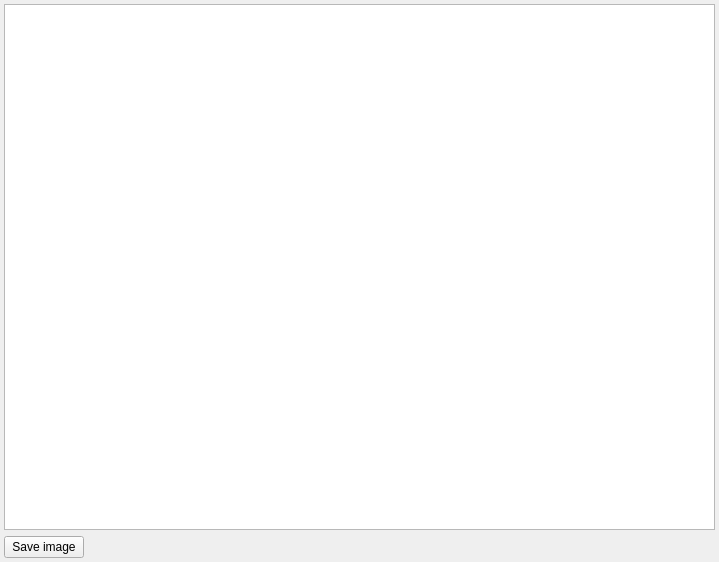
<?xml version="1.0" encoding="UTF-8"?>
<ui version="4.0">
 <class>ImageViewerDockWidget</class>
 <widget class="QDockWidget" name="ImageViewerDockWidget">
  <property name="geometry">
   <rect>
    <x>0</x>
    <y>0</y>
    <width>719</width>
    <height>562</height>
   </rect>
  </property>
  <property name="floating">
   <bool>true</bool>
  </property>
  <property name="features">
   <set>QDockWidget::DockWidgetFloatable|QDockWidget::DockWidgetMovable</set>
  </property>
  <property name="windowTitle">
   <string>D&amp;ockWidget</string>
  </property>
  <widget class="QWidget" name="dockWidgetContents">
   <layout class="QGridLayout" name="gridLayout">
    <property name="leftMargin">
     <number>4</number>
    </property>
    <property name="topMargin">
     <number>4</number>
    </property>
    <property name="rightMargin">
     <number>4</number>
    </property>
    <property name="bottomMargin">
     <number>4</number>
    </property>
    <item row="1" column="0">
     <widget class="QPushButton" name="pushButton">
      <property name="text">
       <string>Save image</string>
      </property>
     </widget>
    </item>
    <item row="1" column="1">
     <spacer name="horizontalSpacer">
      <property name="orientation">
       <enum>Qt::Horizontal</enum>
      </property>
      <property name="sizeHint" stdset="0">
       <size>
        <width>40</width>
        <height>20</height>
       </size>
      </property>
     </spacer>
    </item>
    <item row="0" column="0" colspan="2">
     <widget class="AdvancedImageViewer" name="graphicsView"/>
    </item>
   </layout>
  </widget>
 </widget>
 <customwidgets>
  <customwidget>
   <class>AdvancedImageViewer</class>
   <extends>QGraphicsView</extends>
   <header>gui/advancedimageviewer.h</header>
  </customwidget>
 </customwidgets>
 <resources/>
 <connections>
  <connection>
   <sender>pushButton</sender>
   <signal>clicked()</signal>
   <receiver>ImageViewerDockWidget</receiver>
   <slot>onSaveImage()</slot>
   <hints>
    <hint type="sourcelabel">
     <x>52</x>
     <y>547</y>
    </hint>
    <hint type="destinationlabel">
     <x>109</x>
     <y>558</y>
    </hint>
   </hints>
  </connection>
 </connections>
 <slots>
  <slot>onSaveImage()</slot>
 </slots>
</ui>
